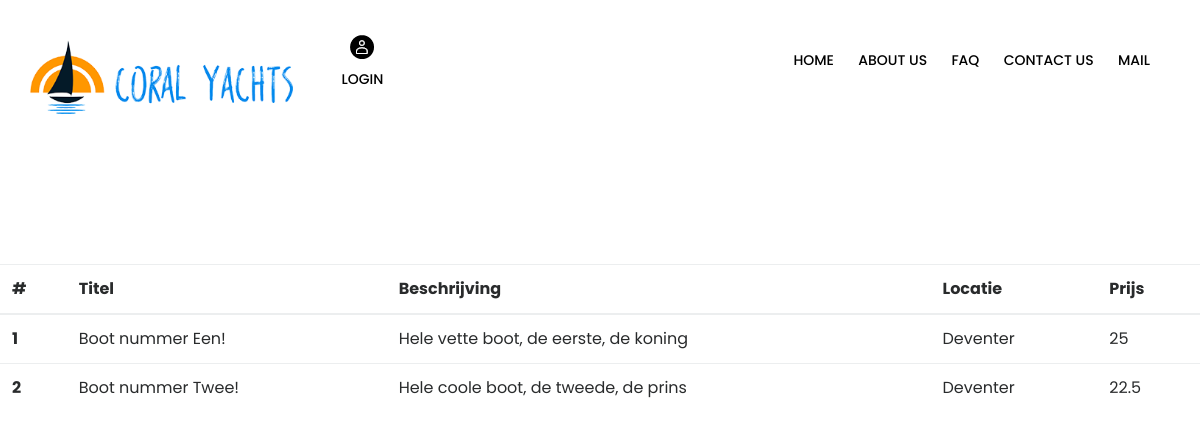
/examplecode/reserveringen.php, run on the app's committed database.
### tables this page shows
CREATE TABLE `boten`
(
    `ID`           int(255) NOT NULL,
    `Titel`        varchar(255) NOT NULL,
    `Beschrijving` varchar(255) NOT NULL,
    `Locatie`      varchar(255) NOT NULL,
    `Prijs`        double       NOT NULL,
    `isRented`     int(11) NOT NULL DEFAULT 0
);

### examplecode/DatabaseConfig.php (called while the page is built)
<?php
class DatabaseConfig
{
    private $host = "localhost";
    private $user = "root";
    private $pwd = "";
    private $dbName = "boatymcboatface";
    public function connect()
    {
        $dataSoortName = 'mysql:host=' . $this->host . ';dbname=' . $this->dbName;
        $pdo = new PDO($dataSoortName, $this->user, $this->pwd);
        $pdo->setAttribute(PDO::ATTR_DEFAULT_FETCH_MODE, PDO::FETCH_ASSOC);
        return $pdo;
    }
}
?>

### examplecode/reserveringen.php (the view, shortened to what this page needs)
<!DOCTYPE html>
<html xmlns="http://www.w3.org/1999/xhtml" lang="en">
<head>
	<link rel="stylesheet" type="text/css" href="assets/css/main.css">
	<link rel="stylesheet" type="text/css" id="r-color-roller" href="assets/color-files/color-08.css">
</head>
<body>
<?php include "header.php";
include 'DatabaseConfig.php'
?>
<div class="container">
	<div class="">
	</div>
</div>
<br>
<br>
<br>
<br>
<br>
<br>
<br>
<br>
<br>
<br>
<?php
$dbconfig = new DatabaseConfig;
$boatQuery = "SELECT * FROM boten WHERE isRented = 1";
$boatResult = $dbconfig->connect()->prepare($boatQuery);
$boatResult->execute(array());
$boatRow = $boatResult->fetchAll();
?>
<table class="table">
	<thead>
	<tr>
		<th>#</th>
		<th>Titel</th>
		<th>Beschrijving</th>
		<th>Locatie</th>
		<th>Prijs</th>
	</tr>
	</thead>
	<tbody>
	<?php
	if (!empty($boatRow)) {
		$i = 0;
		$rowLength = count($boatRow);
		while ($i < $rowLength) {
			?>
			<tr>
				<th scope="row"><?php echo $boatRow[$i]["ID"] ?></th>
				<td><?php echo $boatRow[$i]["Titel"] ?></td>
				<td><?php echo $boatRow[$i]["Beschrijving"] ?></td>
				<td><?php echo $boatRow[$i]["Locatie"] ?></td>
				<td><?php echo $boatRow[$i]["Prijs"] ?></td>
			</tr>
			<?php
			$i++;
		}
	}
	?>
	</tbody>
</table>
</body>
</html>

### data on the page
boten: ID "1", Titel "Boot nummer Een!", Beschrijving "Hele vette boot, de eerste, de koning", Locatie "Deventer", Prijs "25"
boten: ID "2", Titel "Boot nummer Twee!", Beschrijving "Hele coole boot, de tweede, de prins", Locatie "Deventer", Prijs "22.5"
